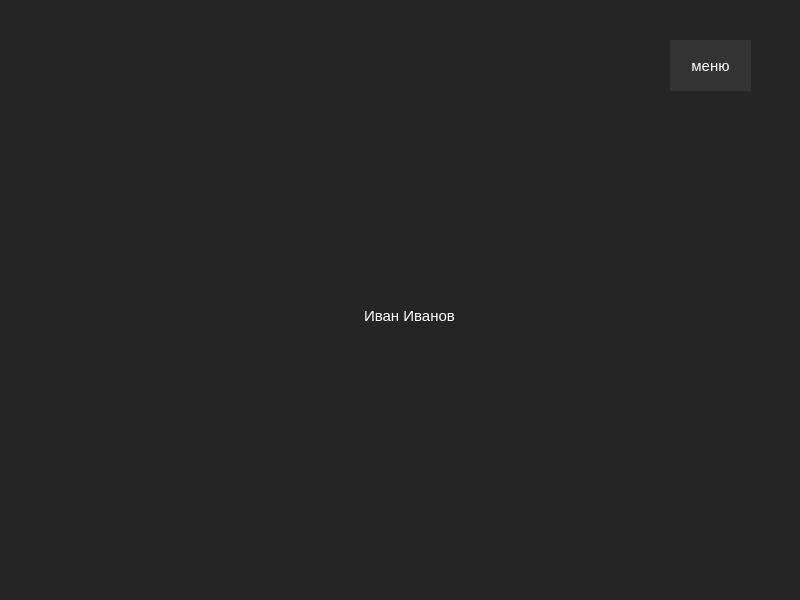
<?xml version="1.0" encoding="UTF-8"?>
<ui version="4.0">
 <class>profile</class>
 <widget class="QMainWindow" name="profile">
  <property name="geometry">
   <rect>
    <x>0</x>
    <y>0</y>
    <width>800</width>
    <height>600</height>
   </rect>
  </property>
  <property name="windowTitle">
   <string>MainWindow</string>
  </property>
  <property name="styleSheet">
   <string notr="true">background-color: #252525;</string>
  </property>
  <widget class="QWidget" name="centralwidget">
   <widget class="QLabel" name="label">
    <property name="geometry">
     <rect>
      <x>310</x>
      <y>300</y>
      <width>151</width>
      <height>31</height>
     </rect>
    </property>
    <property name="font">
     <font>
      <pointsize>11</pointsize>
     </font>
    </property>
    <property name="styleSheet">
     <string notr="true">QLabel {
	margin-left: 50%;
	color: white;
}</string>
    </property>
    <property name="text">
     <string>Иван Иванов</string>
    </property>
   </widget>
   <widget class="QPushButton" name="pushButton_3">
    <property name="geometry">
     <rect>
      <x>670</x>
      <y>40</y>
      <width>81</width>
      <height>51</height>
     </rect>
    </property>
    <property name="font">
     <font>
      <pointsize>11</pointsize>
     </font>
    </property>
    <property name="styleSheet">
     <string notr="true">QPushButton {
	border: #383838;
	color: white;
	background-color: #333333;
}

QPushButton::pressed {
	background-color: #424242;
}</string>
    </property>
    <property name="text">
     <string>меню</string>
    </property>
   </widget>
  </widget>
 </widget>
 <resources/>
 <connections/>
</ui>
